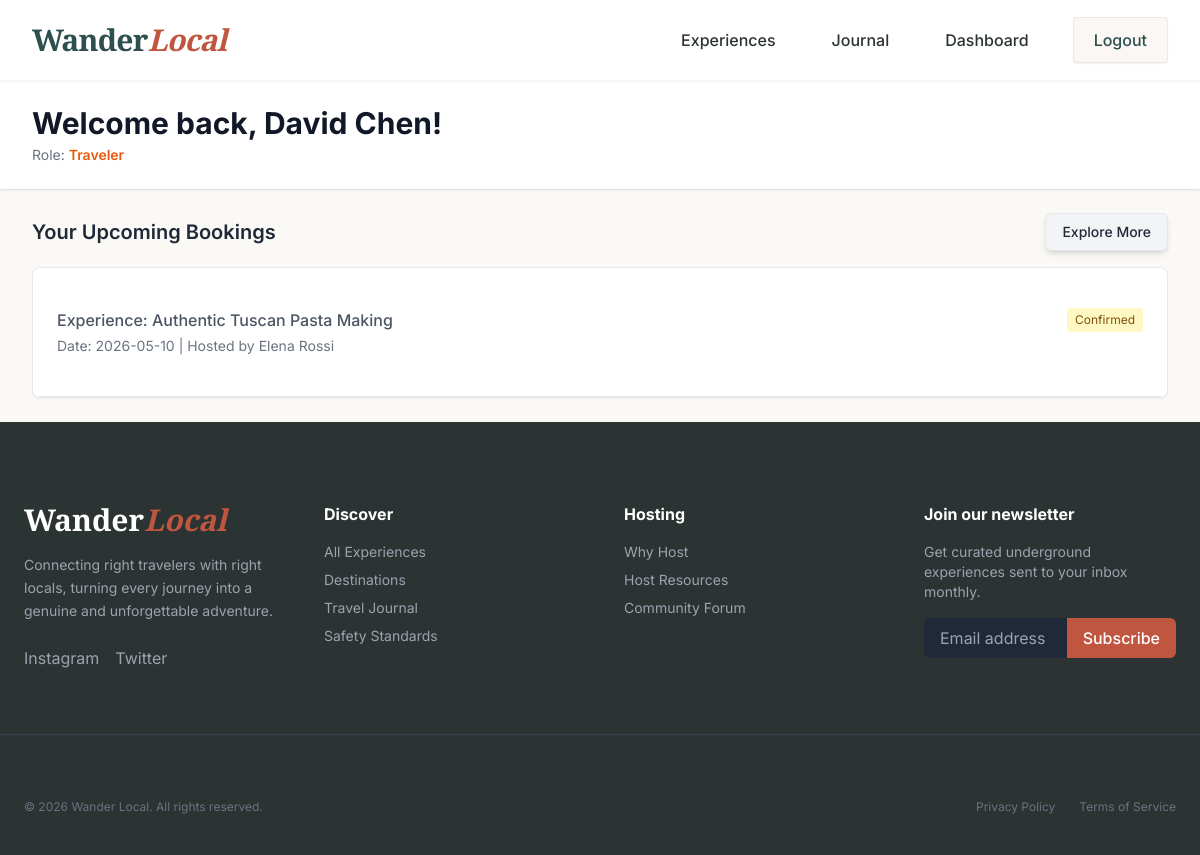
/dashboard (signed in), run on the app's committed database.
### tables this page shows
CREATE TABLE `bookings` (
  `id` INT AUTO_INCREMENT PRIMARY KEY,
  `experience_id` INT NOT NULL,
  `traveler_id` INT NOT NULL,
  `booking_date` DATE NOT NULL,
  `guest_count` INT NOT NULL,
  `total_price` DECIMAL(10,2) NOT NULL,
  `status` ENUM('pending', 'confirmed', 'cancelled', 'completed') DEFAULT 'pending',
  `special_requests` TEXT DEFAULT NULL,
  `booking_ref` VARCHAR(50) NOT NULL UNIQUE,
  `created_at` DATETIME DEFAULT CURRENT_TIMESTAMP,
  FOREIGN KEY (`experience_id`) REFERENCES `experiences`(`id`) ON DELETE CASCADE,
  FOREIGN KEY (`traveler_id`) REFERENCES `users`(`id`) ON DELETE CASCADE
);

CREATE TABLE `experiences` (
  `id` INT AUTO_INCREMENT PRIMARY KEY,
  `host_id` INT NOT NULL,
  `title` VARCHAR(200) NOT NULL,
  `slug` VARCHAR(200) DEFAULT NULL UNIQUE,
  `description` TEXT NOT NULL,
  `category` VARCHAR(100) NOT NULL,
  `price` DECIMAL(10,2) NOT NULL,
  `duration` VARCHAR(100) NOT NULL,
  `duration_hours` DECIMAL(5,2) DEFAULT NULL,
  `max_guests` INT DEFAULT 10,
  `languages` VARCHAR(255) DEFAULT 'English',
  `city` VARCHAR(100) DEFAULT NULL,
  `location` VARCHAR(100) NOT NULL,
  `country` VARCHAR(100) DEFAULT 'Unknown',
  `meeting_point` VARCHAR(255) DEFAULT '',
  `image_url` VARCHAR(255) DEFAULT NULL,
  `cover_image` VARCHAR(255) DEFAULT NULL,
  `status` ENUM('draft', 'active', 'paused') NOT NULL DEFAULT 'draft',
  `avg_rating` DECIMAL(3,2) DEFAULT 0.00,
  `total_bookings` INT DEFAULT 0,
  `created_at` DATETIME DEFAULT CURRENT_TIMESTAMP,
  FOREIGN KEY (`host_id`) REFERENCES `users`(`id`) ON DELETE CASCADE
);

CREATE TABLE `users` (
  `id` INT AUTO_INCREMENT PRIMARY KEY,
  `name` VARCHAR(100) NOT NULL,
  `email` VARCHAR(100) NOT NULL UNIQUE,
  `password_hash` VARCHAR(255) NOT NULL,
  `role` ENUM('traveler', 'host') NOT NULL DEFAULT 'traveler',
  `avatar` VARCHAR(255) DEFAULT NULL,
  `bio` TEXT DEFAULT NULL,
  `nationality` VARCHAR(100) DEFAULT NULL,
  `languages` VARCHAR(255) DEFAULT NULL,
  `created_at` DATETIME DEFAULT CURRENT_TIMESTAMP,
  `is_verified` BOOLEAN DEFAULT 0,
  `is_active` BOOLEAN DEFAULT 1
);

### app/controllers/DashboardController.php (called while the page is built, shortened)
<?php
class DashboardController extends Controller {
    public function index() {
        $db = new Database();
        $stats = [];
        if($_SESSION['user_role'] == 'host') {
            $db->query("SELECT * FROM experiences WHERE host_id = :id");
            $db->bind(':id', $_SESSION['user_id']);
            $stats['experiences'] = $db->resultSet();
            $db->query("SELECT b.*, e.title as experience_title, u.name as traveler_name FROM bookings b JOIN experiences e ON b.experience_id = e.id JOIN users u ON b.traveler_id = u.id WHERE e.host_id = :id ORDER BY b.created_at DESC");
            $db->bind(':id', $_SESSION['user_id']);
            $stats['bookings'] = $db->resultSet();
        } else {
            $db->query("SELECT b.*, e.title as experience_title, e.image_url as experience_image, u.name as host_name FROM bookings b JOIN experiences e ON b.experience_id = e.id JOIN users u ON e.host_id = u.id WHERE b.traveler_id = :id ORDER BY b.created_at DESC");
            $db->bind(':id', $_SESSION['user_id']);
            $stats['bookings'] = $db->resultSet();
        }
        $data = [
            'name' => $_SESSION['user_name'],
            'role' => $_SESSION['user_role'],
            'stats' => $stats
        ];
        $this->view('dashboard/index', $data);
    }
}

### app/core/App.php (called while the page is built, shortened)
<?php
class App {
    protected $method = 'index';
    public function __construct() {
        $url = $this->parseUrl();
        if(isset($url[0]) && file_exists('../app/controllers/' . ucfirst($url[0]) . 'Controller.php')) {
            $this->controller = ucfirst($url[0]) . 'Controller';
            unset($url[0]);
        }
        $this->controller = new $this->controller;
        $this->params = $url ? array_values($url) : [];
        call_user_func_array([$this->controller, $this->method], $this->params);
    }
    public function parseUrl() {
        if(isset($_GET['url'])) {
            return explode('/', filter_var(rtrim($_GET['url'], '/'), FILTER_SANITIZE_URL));
        }
        return [];
    }
}

### public/index.php (called while the page is built, shortened)
<?php
require_once '../app/core/Database.php';
require_once '../app/core/App.php';
$app = new App();

### app/core/Database.php (called while the page is built, shortened)
<?php
class Database {
    private $host = DB_HOST;
    private $user = DB_USER;
    private $pass = DB_PASS;
    private $dbname = DB_NAME;
    private $dbh;
    private $stmt;
    public function __construct() {
        $dsn = 'mysql:host=' . $this->host . ';dbname=' . $this->dbname;
        $options = array(
            PDO::ATTR_PERSISTENT => true,
            PDO::ATTR_ERRMODE => PDO::ERRMODE_EXCEPTION
        );
        try {
            $this->dbh = new PDO($dsn, $this->user, $this->pass, $options);
        } catch(PDOException $e) {
            $this->error = $e->getMessage();
            Logger::error('Database connection failed in app/core/Database.php', ['exception' => $this->error]);
            if (defined('APP_ENV') && APP_ENV === 'development') {
                die('Database connection failed: ' . $this->error);
            }
            die('Service temporarily unavailable.');
        }
    }
    public function query($sql) {
        $this->stmt = $this->dbh->prepare($sql);
    }
    public function bind($param, $value, $type = null) {
        if (is_null($type)) {
            switch (true) {
                case is_int($value):
                    $type = PDO::PARAM_INT;
                    break;
            }
        }
        $this->stmt->bindValue($param, $value, $type);
    }
    public function execute() {
        return $this->stmt->execute();
    }
    public function resultSet() {
        $this->execute();
        return $this->stmt->fetchAll(PDO::FETCH_OBJ);
    }
}

### app/views/dashboard/index.php (the view)
<?php require_once '../app/views/components/header.php'; ?>
<header class="bg-white shadow">
    <div class="max-w-7xl mx-auto py-6 px-4 sm:px-6 lg:px-8">
        <h1 class="text-3xl font-bold text-gray-900">
            Welcome back, <?= htmlspecialchars($data['name']) ?>!
        </h1>
        <p class="text-sm text-gray-500 mt-1 capitalize h-auto">Role: <span class="font-semibold text-orange-600"><?= $data['role'] ?></span></p>
    </div>
</header>
<main>
    <div class="max-w-7xl mx-auto py-6 sm:px-6 lg:px-8">
        <?php if ($data['role'] == 'host'): ?>
            <div class="flex items-center justify-between mb-4">
                <h2 class="text-xl font-semibold text-gray-800">Your Experiences</h2>
                <a href="<?= URLROOT ?>/experiences/create" class="bg-orange-600 hover:bg-orange-700 text-white font-medium py-2 px-4 rounded-md transition shadow-sm text-sm">
                    + Add New Listing
                </a>
            </div>
            <div class="bg-white overflow-hidden shadow-sm sm:rounded-lg border border-gray-200">
                <div class="p-6 bg-white border-b border-gray-200 text-gray-600">
                    <?php if (empty($data['stats']['experiences'])): ?>
                        You have no active experiences. Start hosting by adding a listing!
                    <?php else: ?>
                        <ul class="divide-y divide-gray-200">
                            <?php foreach ($data['stats']['experiences'] as $exp): ?>
                                <li class="py-4 font-medium"><?= htmlspecialchars($exp->title) ?></li>
                            <?php endforeach; ?>
                        </ul>
                    <?php endif; ?>
                </div>
            </div>
            <h2 class="text-xl font-semibold text-gray-800 mt-8 mb-4">Pending Requests</h2>
            <div class="bg-white overflow-hidden shadow-sm sm:rounded-lg border border-gray-200">
                <div class="p-6 bg-white border-b border-gray-200 text-gray-600">
                    <?php if (empty($data['stats']['bookings'])): ?>
                        No booking requests yet.
                    <?php else: ?>
                        <ul class="divide-y divide-gray-200">
                            <?php foreach ($data['stats']['bookings'] as $booking): ?>
                                <li class="py-4">
                                    <div class="flex justify-between">
                                        <span class="font-medium"><?= htmlspecialchars($booking->traveler_name) ?> requested "<?= htmlspecialchars($booking->experience_title) ?>"</span>
                                        <span class="bg-yellow-100 text-yellow-800 text-xs px-2 py-1 rounded"><?= htmlspecialchars($booking->status) ?></span>
                                    </div>
                                    <p class="text-sm mt-1 text-gray-500">Date: <?= htmlspecialchars($booking->booking_date) ?></p>
                                </li>
                            <?php endforeach; ?>
                        </ul>
                    <?php endif; ?>
                </div>
            </div>
        <?php else: ?>
            <div class="flex items-center justify-between mb-4">
                <h2 class="text-xl font-semibold text-gray-800">Your Upcoming Bookings</h2>
                <a href="<?= URLROOT ?>/experiences" class="bg-gray-100 hover:bg-gray-200 text-gray-800 font-medium py-2 px-4 rounded-md transition shadow-md border text-sm">
                    Explore More
                </a>
            </div>
            <div class="bg-white overflow-hidden shadow-sm sm:rounded-lg border border-gray-200">
                <div class="p-6 bg-white border-b border-gray-200 text-gray-600">
                    <?php if (empty($data['stats']['bookings'])): ?>
                        No upcoming bookings found. Time to explore!
                    <?php else: ?>
                        <ul class="divide-y divide-gray-200">
                            <?php foreach ($data['stats']['bookings'] as $booking): ?>
                                <li class="py-4">
                                    <div class="flex justify-between">
                                        <span class="font-medium">Experience: <?= htmlspecialchars($booking->experience_title) ?></span>
                                        <span class="bg-yellow-100 text-yellow-800 text-xs px-2 py-1 rounded capitalize"><?= htmlspecialchars($booking->status) ?></span>
                                    </div>
                                    <p class="text-sm mt-1 text-gray-500">Date: <?= htmlspecialchars($booking->booking_date) ?> | Hosted by <?= htmlspecialchars($booking->host_name) ?></p>
                                </li>
                            <?php endforeach; ?>
                        </ul>
                    <?php endif; ?>
                </div>
            </div>
        <?php endif; ?>
    </div>
</main>
<?php require_once '../app/views/components/footer.php'; ?>

### app/views/components/header.php (style rules this page uses)
body { font-family: 'Inter', sans-serif; }

### data on the page
bookings: experience.title "Authentic Tuscan Pasta Making", status "Confirmed", booking_date "2026-05-10", users.name "Elena Rossi"

### other printed values
$data['name'] "David Chen"
$data['role'] "Traveler"
